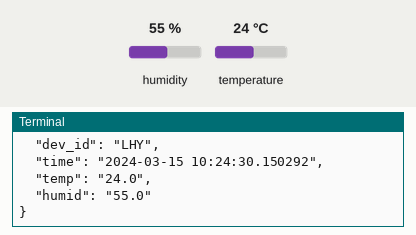
Recording of a program running on a simulated Raspberry Pi (BCM pin numbers). Shown: the last lines printed to the terminal. Inputs (shaded band) come from the test bench; at power-on: humidity 55 %, temperature 24 °C. The clock reads 2024-03-15 10:24:30 at power-on unless the program sets it; no MQTT or app messages arrive unless stated.

Above: at 1.3 s.
1.4 s: humidity set to 22 %
At 7.4 s:
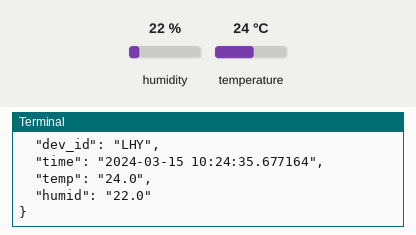
7.8 s: temperature set to 12 °C
At 12.8 s:
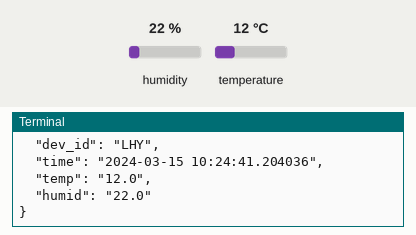
14.2 s: humidity set to 40 %
At 18.0 s:
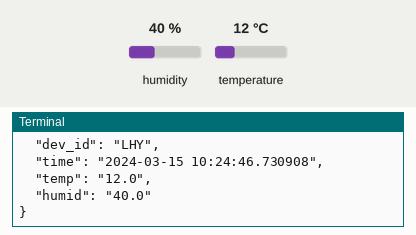
Timing chart, 0 to 19.5 s (numbered marks = the images above; inputs shaded):
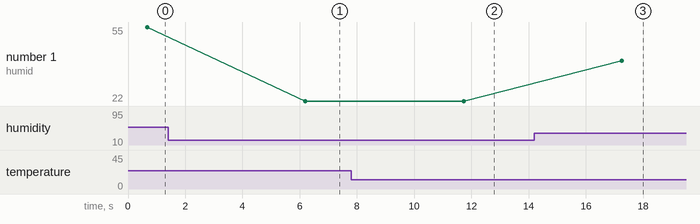

Measured:
- after the input at 1.4 s, the terminal: prints a new line after 4.8 s (image 1)
- after the input at 7.8 s, the terminal: prints a new line after 3.9 s (image 2)
- after the input at 14.2 s, the terminal: prints a new line after 3.1 s (image 3)
- plotted number 1: 55 → 22 after the input at 1.4 s, 22 → 40 after the input at 14.2 s

The program:

mqtt_dh11.py
```python
import paho.mqtt.client as mqtt
import Adafruit_DHT as dht
import json
import time
import datetime as dt
import uuid

from collections import OrderedDict

sensor = dht.DHT11
pin = 16
count = 0

try:
    dev_id = "LHY"
    #mqtt publisher
    broker_address = "210.119.12.52" #pc ip
    client2 = mqtt.Client(dev_id)
    client2.connect(broker_address)

    while True:
        count+=1
        currtime = dt.datetime.now().strftime('%Y-%m-%d %H:%M:%S.%f')

        #sensor value
        h,t = dht.read_retry(sensor,pin)

        #make groupdata
        raw_data = OrderedDict()
        raw_data["dev_id"] = dev_id
        raw_data["time"] = currtime
        raw_data["temp"] = "{0:0.1f}".format(t)
        raw_data["humid"] = "{0:0.1f}".format(h)

        pub_data = json.dumps(raw_data, ensure_ascii=False, indent = "\t")

        #mqtt published
        print(dev_id, pub_data)
        client2.publish("home/device/data/",pub_data)

        time.sleep(5)

except Exception as ex:
    print('Error raised ', ex)
```
